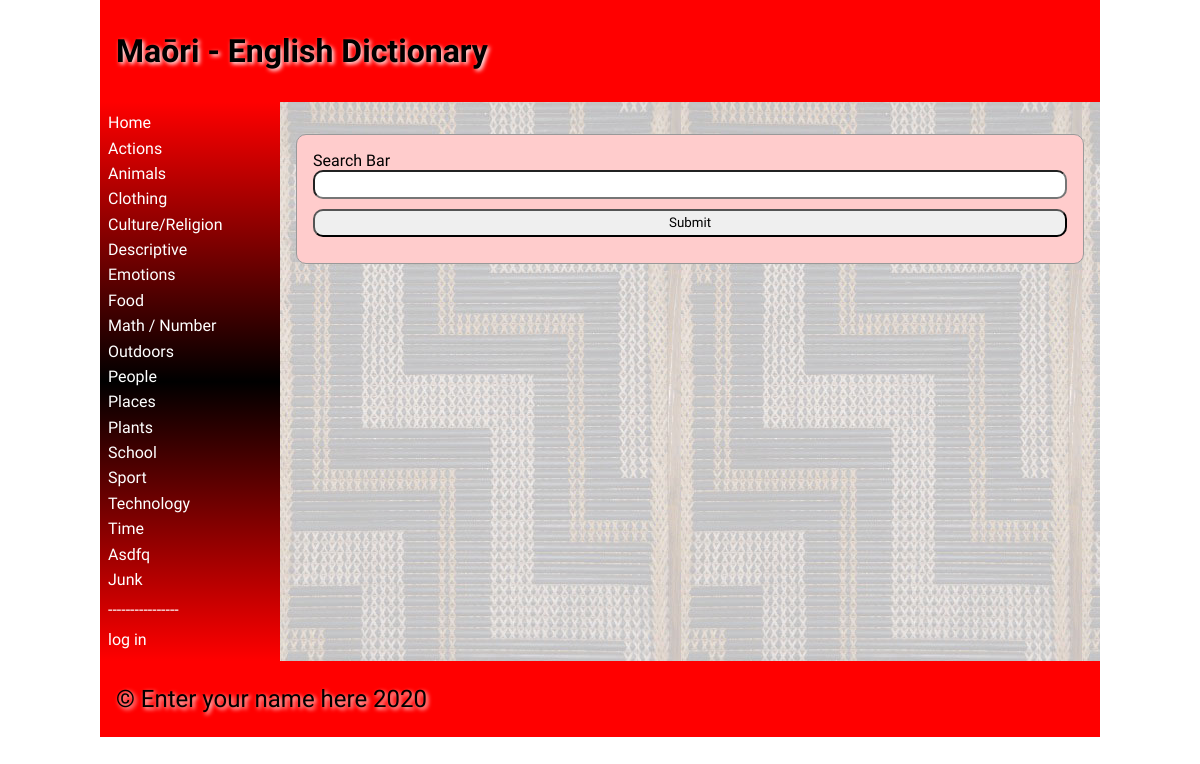
Before: / with the older database file.
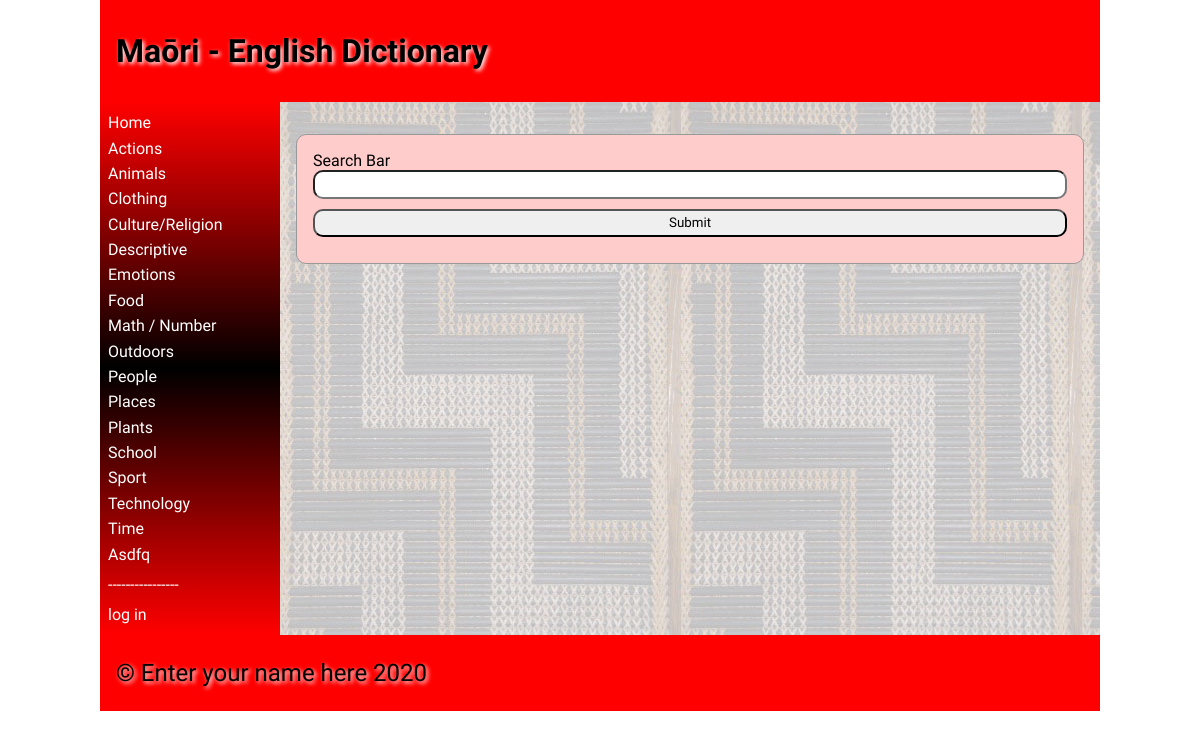
After: the same page with the newer database file.
### tables this page shows
CREATE TABLE category
(
	id integer
		constraint category_pk
			primary key autoincrement,
	category varchar(30)
);

### app.py (the view)
@app.route('/')
def main():
    return render_template("home.html",categories=categories(),logged_in=is_logged_in(),wordbank_list=wordbank_list(),is_admin=is_admin())

### app.py (called while the page is built)
def create_connection(db_file):
    try:
        connection = sqlite3.connect(db_file)
        connection.execute('pragma foreign_keys=ON')
        return connection
    except Error as error:
        print(error)
    return None

def is_logged_in():
    if session.get('email') == None:
        print("not logged in ")
        return False
    else:
        print("logged in")
        return True

def is_admin():
    if session.get('admin') != 1:
        print("not admin ")
        return False
    else:
        print("is admin")
        return True

def categories():
    con = create_connection(DATABASE)
    query = "SELECT category,id FROM category"
    cur = con.cursor()
    cur.execute(query)
    category_list = cur.fetchall()
    con.close()
    return category_list

def wordbank_list():
    con = create_connection(DATABASE)
    query = "SELECT id,maori,english,categories,definition,level,image,date,user FROM wordbank"
    cur = con.cursor()
    cur.execute(query,)
    wordbank_list = cur.fetchall()
    con.close()
    return wordbank_list

### templates/home.html (shortened to what this page needs)
{% extends 'base.html' %}
{% block heading %}Maōri - English Dictionary{% endblock %}
{% block main %}
    <form class = "dataForm" method = "GET">
        <div class ="form-group">
            <div class ="form-label">Search Bar</div>
                <div class = "form-element"><input type = "search" name ="Search" id = "Search" required></div>
        </div>
        <div class ="form-group">
                <div class ="form-element"><input type = "submit" value="Submit"></div>
        </div>
    </form>
{% endblock %}

### templates/base.html (shortened to what this page needs)
<!doctype html>
<html lang="en">
<head>
	<link href="{{ url_for('static', filename='css/style.css') }}" rel="stylesheet">
</head>
<body>
	<div id="container">
		<header>
			<h1>{% block heading %}{% endblock %}</h1>
		</header>
		<nav>
			<ul>
                <li><a href="\">Home</a></li>
                {% for category in categories %}
                    <li><a href="/category/{{ category[1] }}/0">{{ category[0] }}</a></li>
                {% endfor %}
                 <p style = "color:white;">----------------</p>
                {% if logged_in %}
                     <li><a href = "/logout">log out</a></li>
                {% else %}
                    <li><a href = "/login">log in</a></li>
                {% endif %}
			</ul>
		</nav>
		<main>
            {% block main%}{% endblock %}
        </main>
		<footer>
			<p>
				&copy; Enter your name here 2020
			</p>
		</footer>
	</div>
</body>
</html>

### static/css/style.css (style rules this page uses)
* { font-family: Comfortaa, sans-serif; margin: 0; padding: 0; box-sizing: border-box; }
#container { display: grid; grid-template-columns: 75px auto; grid-template-areas: 'nav header' 'main main' 'footer footer'; }
header { grid-area: header; background-color: #f00; padding: 1rem; }
nav { grid-area: nav; }
main { grid-area: main; padding: 1rem; background-color: #edd; }
h1, h2, h3, h4 { padding: 1rem 0; font-family: 'Suez One', serif; color: #000; text-shadow: 2px 2px 4px #fff; }
p { padding: 0.5rem 0; }
a { color: #222; }
.dataForm { margin: 1rem 0; border: 1px solid #999; padding: 1rem; background-color: #fcc; border-radius: 10px; }
.dataForm input, textarea { width: 100%; border-radius: 10px; padding: 0.3rem; margin-bottom: 10px; }
footer { grid-area: footer; padding: 1rem; background-color: #f00; }
footer p { color: #000; text-shadow: 2px 2px 4px #fff; font-size: 1.5rem; }
@media only screen and (min-width: 768px) { #container { grid-template-columns: 180px auto; grid-template-areas: 'header header' 'nav main' 'footer footer'; } }
@media only screen and (min-width: 768px) { nav { background: linear-gradient(180deg, rgba(255,0,0,1) 0%, rgba(0, 0, 0, 1) 50%, rgba(255,0,0,1) 100%); padding: 0.5rem; } }
@media only screen and (min-width: 768px) { nav ul { list-style: none; } }
@media only screen and (min-width: 768px) { nav li { padding: 0.2rem 0; } }
@media only screen and (min-width: 768px) { nav a { color: #fff; text-decoration: none; } }
@media only screen and (min-width: 768px) { main { background-image: url('/poutama.jpg'); } }
@media only screen and (min-width: 1000px) { #container { width: 1000px; margin: auto; } }

Changed rows visible on the page:
removed category: category "Junk"
